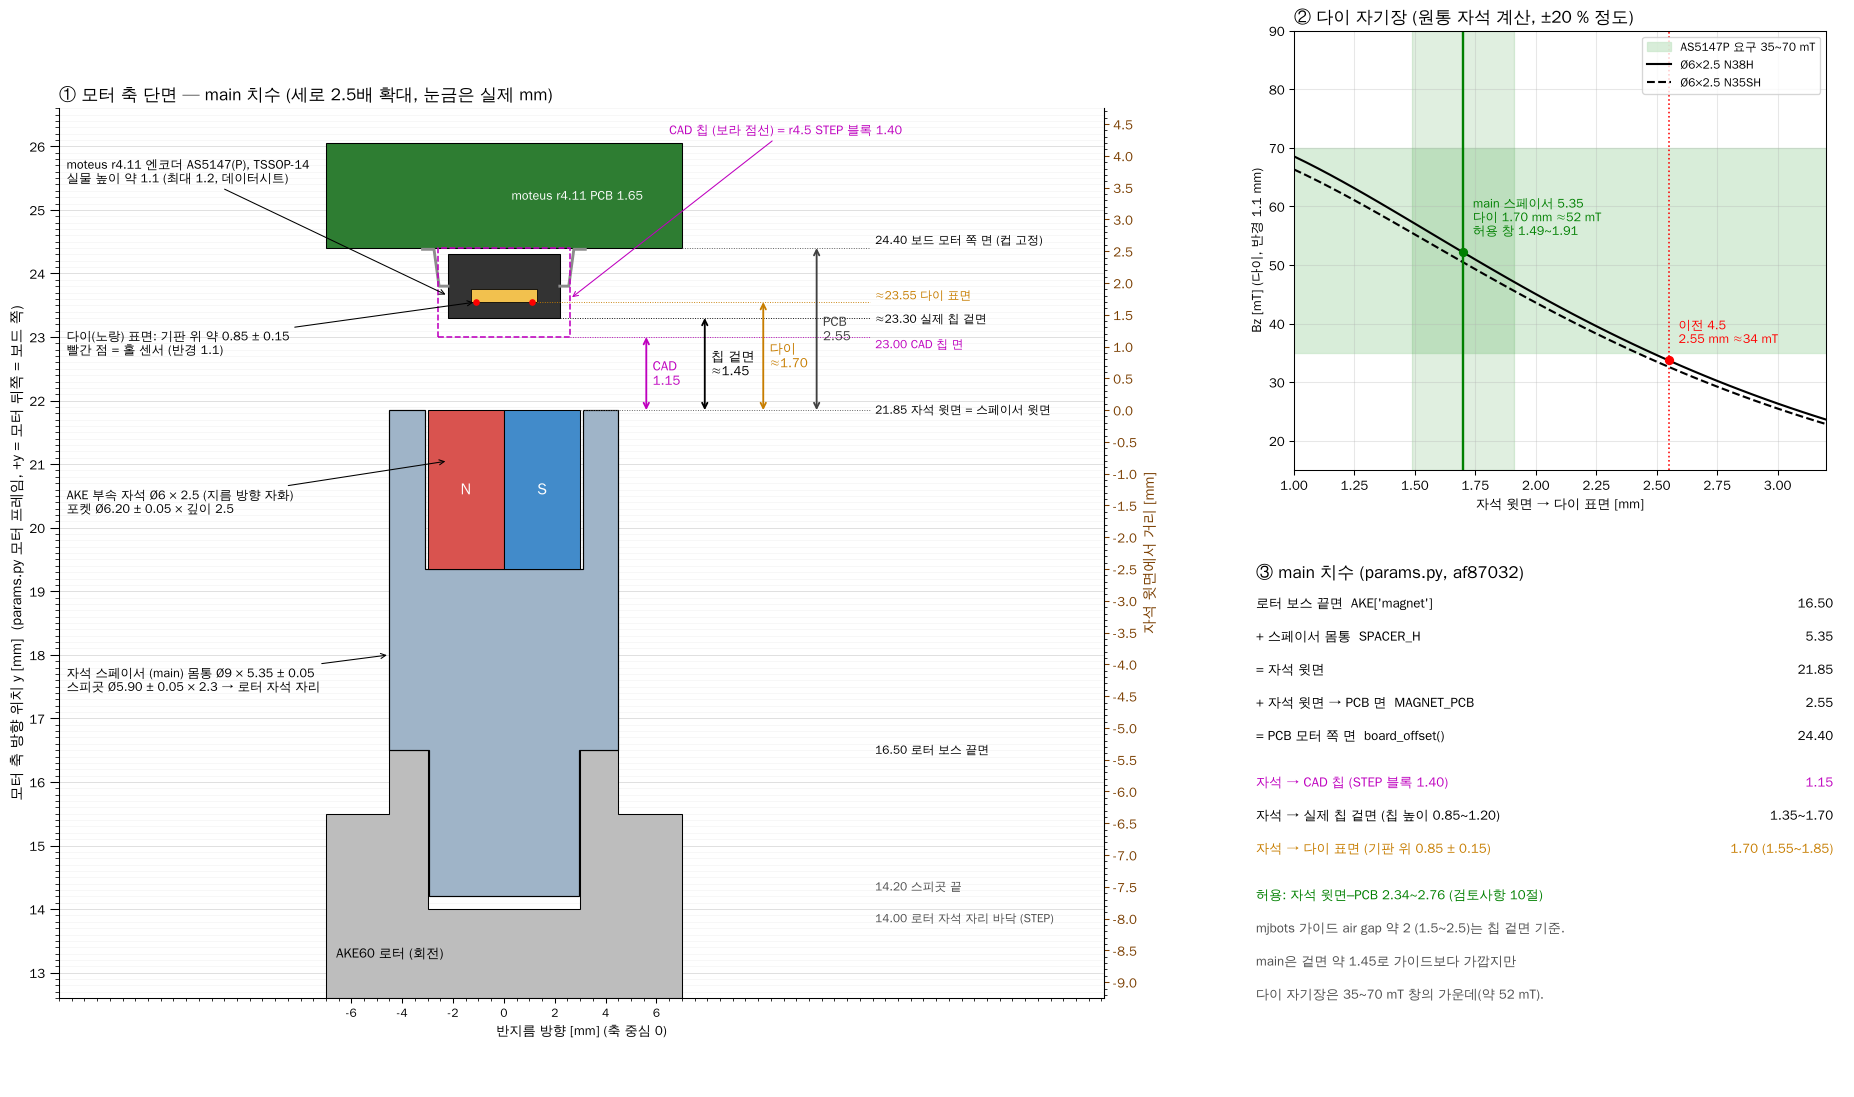

This figure's Python source:
"""Encoder gap figure from the main-branch params (magnet spacer 5.35, MAGNET_PCB 2.55): AKE rotor boss + spacer +
moteus r4.11 AS5147(P) section along the motor axis with mm axes, and Bz vs magnet-to-die distance.
Explanatory figure, not a manufacturing drawing.

    python encoder_gap.py            # -> encoder_gap.png next to this script
"""
import pathlib
import sys
HERE = pathlib.Path(__file__).resolve().parent
sys.path.insert(0, str(HERE.parents[1] / 'fusion'))
import params as P
import numpy as np
import matplotlib; matplotlib.use('Agg')
import matplotlib.pyplot as plt
from matplotlib import font_manager
from matplotlib.patches import Rectangle, Polygon
from matplotlib.ticker import MultipleLocator
F = '/usr/share/fonts/truetype/wqy/wqy-zenhei.ttc'
font_manager.fontManager.addfont(F)
plt.rcParams['axes.unicode_minus'] = False
plt.rcParams['font.family'] = font_manager.FontProperties(fname=F).get_name()

BOSS = P.AKE['magnet']                       # 16.5 rotor Ø9 boss face
SP = P.SPACER_H                              # 5.35
(SD, SL), (PD, PDEP) = P.SPACER_SPIGOT, P.SPACER_POCKET
MAG_TOP = BOSS + SP                          # 21.85 magnet top = pocket rim
B = P.board_offset()                         # 24.4 PCB motor-side face (cup standoffs)
CAD_TOP = B - P.MOTEUS['ic_h']               # 23.0 r4.5 STEP chip block (1.40)
A1, A2 = 0.10, 1.00                          # TSSOP-14 standoff 0.05..0.15, body 0.80..1.05
TOP = B - A1 - A2                            # 23.30 real package top (faces the magnet)
DIE_H = 0.85                                 # die surface above the PCB (review notes section 10: 0.85 +-0.15)
DIE = B - DIE_H                              # 23.55
OLD_SP = 4.5
C = dict(rotor='#bdbdbd', al='#9fb4c8', pcb='#2e7d32', ic='#333333', die='#f2c14e', n='#d9534f', s='#428bca')
DIE_C = '#c77d00'

fig = plt.figure(figsize=(20, 12.5))
# ------------------------------------------------------------------ 1. section with mm axes
VX = 2.5
ax = fig.add_axes([0.05, 0.05, 0.55, 0.88]); ax.set_aspect(VX)
for side in ('top',):
    ax.spines[side].set_visible(False)
ax.set_xlim(-17.5, 23.6); ax.set_ylim(12.6, 26.6)
ax.yaxis.set_major_locator(MultipleLocator(1.0)); ax.yaxis.set_minor_locator(MultipleLocator(0.1))
ax.set_xticks(range(-6, 7, 2)); ax.xaxis.set_minor_locator(MultipleLocator(0.5))
ax.tick_params(axis='y', which='major', length=7, labelsize=10); ax.tick_params(axis='y', which='minor', length=3)
ax.tick_params(axis='x', labelsize=9)
ax.set_ylabel('모터 축 방향 위치 y [mm]  (params.py 모터 프레임, +y = 모터 뒤쪽 = 보드 쪽)', fontsize=11)
ax.set_xlabel('반지름 방향 [mm] (축 중심 0)', fontsize=10)
ax.grid(axis='y', which='major', color='0.85', lw=0.6, zorder=0)
ax.grid(axis='y', which='minor', color='0.94', lw=0.4, zorder=0)
sec = ax.secondary_yaxis('right', functions=(lambda y: y - MAG_TOP, lambda d: d + MAG_TOP))
sec.yaxis.set_major_locator(MultipleLocator(0.5)); sec.yaxis.set_minor_locator(MultipleLocator(0.1))
sec.set_ylabel('자석 윗면에서 거리 [mm]', fontsize=11, color='#7a3e00')
sec.tick_params(colors='#7a3e00', labelsize=10)

ax.add_patch(Polygon([(-7, 12.6), (7, 12.6), (7, 15.5), (4.5, 15.5), (4.5, BOSS), (3.0, BOSS), (3.0, BOSS - 2.5),
                      (-3.0, BOSS - 2.5), (-3.0, BOSS), (-4.5, BOSS), (-4.5, 15.5), (-7, 15.5)], fc=C['rotor'], ec='k',
                     lw=0.8, zorder=2))
ax.text(-6.6, 13.3, 'AKE60 로터 (회전)', fontsize=10, va='center', zorder=3)
ax.add_patch(Polygon([(-SD / 2, BOSS - SL), (SD / 2, BOSS - SL), (SD / 2, BOSS), (4.5, BOSS), (4.5, MAG_TOP), (PD / 2, MAG_TOP),
                      (PD / 2, MAG_TOP - PDEP), (-PD / 2, MAG_TOP - PDEP), (-PD / 2, MAG_TOP), (-4.5, MAG_TOP), (-4.5, BOSS),
                      (-SD / 2, BOSS)], fc=C['al'], ec='k', lw=0.9, zorder=2))
ax.add_patch(Rectangle((-3.0, MAG_TOP - 2.5), 3.0, 2.5, fc=C['n'], ec='k', lw=0.8, zorder=3))
ax.add_patch(Rectangle((0.0, MAG_TOP - 2.5), 3.0, 2.5, fc=C['s'], ec='k', lw=0.8, zorder=3))
ax.text(-1.5, MAG_TOP - 1.25, 'N', color='w', ha='center', va='center', fontsize=12, weight='bold', zorder=4)
ax.text(1.5, MAG_TOP - 1.25, 'S', color='w', ha='center', va='center', fontsize=12, weight='bold', zorder=4)
ax.add_patch(Rectangle((-7, B), 14, P.MOTEUS['pcb_t'], fc=C['pcb'], ec='k', lw=0.8, zorder=2))
ax.text(0.3, B + 0.82, 'moteus r4.11 PCB 1.65', color='w', fontsize=9.5, va='center', zorder=3)
ax.add_patch(Rectangle((-2.2, TOP), 4.4, A2, fc=C['ic'], ec='k', lw=0.8, zorder=3))
for sx in (-1, 1):
    ax.plot([sx * 2.2, sx * 2.55, sx * 2.75, sx * 3.2], [B - A1 - 0.5, B - A1 - 0.5, B - 0.02, B - 0.02], color='0.55',
            lw=2.2, zorder=3)
ax.add_patch(Rectangle((-1.3, DIE), 2.6, 0.203, fc=C['die'], ec='k', lw=0.6, zorder=4))
ax.plot([-1.1, 1.1], [DIE, DIE], 'o', color='r', ms=4, zorder=5)
ax.add_patch(Rectangle((-2.6, CAD_TOP), 5.2, B - CAD_TOP, fc='none', ec='m', lw=1.2, ls='--', zorder=4))

kw = dict(fontsize=9.5, va='center', zorder=6, arrowprops=dict(arrowstyle='->', lw=0.8))
ax.annotate('moteus r4.11 엔코더 AS5147(P), TSSOP-14\n실물 높이 약 1.1 (최대 1.2, 데이터시트)', xy=(-2.2, TOP + 0.35),
            xytext=(-17.2, 25.6), **kw)
ax.annotate('다이(노랑) 표면: 기판 위 약 0.85 ± 0.15\n빨간 점 = 홀 센서 (반경 1.1)', xy=(-1.1, DIE), xytext=(-17.2, 22.9), **kw)
ax.annotate('AKE 부속 자석 Ø6 × 2.5 (지름 방향 자화)\n포켓 Ø%.2f ± 0.05 × 깊이 %.1f' % (PD, PDEP), xy=(-2.2, MAG_TOP - 0.8),
            xytext=(-17.2, 20.4), **kw)
ax.annotate('자석 스페이서 (main) 몸통 Ø9 × %.2f ± 0.05\n스피곳 Ø%.2f ± 0.05 × %.1f → 로터 자석 자리' % (SP, SD, SL),
            xy=(-4.5, 18.0), xytext=(-17.2, 17.6), **kw)
ax.annotate('CAD 칩 (보라 점선) = r4.5 STEP 블록 1.40', xy=(2.6, CAD_TOP + 0.6), xytext=(6.5, 26.25), color='m',
            fontsize=9.5, va='center', zorder=6, arrowprops=dict(arrowstyle='->', color='m', lw=0.8))


def vdim(x, y0, y1, text, col):
    ax.annotate('', xy=(x, y1), xytext=(x, y0), zorder=6,
                arrowprops=dict(arrowstyle='<->', color=col, lw=1.4, shrinkA=0, shrinkB=0))
    ax.text(x + 0.25, (y0 + y1) / 2, text, color=col, fontsize=10, va='center', zorder=6)


for y, col, x0 in ((MAG_TOP, '0.35', 3.0), (CAD_TOP, 'm', 2.6), (TOP, 'k', 2.2), (DIE, DIE_C, 1.3), (B, '0.35', 7.0)):
    ax.plot([x0, 14.4], [y, y], color=col, lw=0.7, ls=':', zorder=5)
vdim(5.6, MAG_TOP, CAD_TOP, 'CAD\n%.2f' % (CAD_TOP - MAG_TOP), 'm')
vdim(7.9, MAG_TOP, TOP, '칩 겉면\n≈%.2f' % (TOP - MAG_TOP), 'k')
vdim(10.2, MAG_TOP, DIE, '다이\n≈%.2f' % (DIE - MAG_TOP), DIE_C)
vdim(12.3, MAG_TOP, B, 'PCB\n%.2f' % (B - MAG_TOP), '0.25')
for y, t, col, dy in ((B, '%.2f 보드 모터 쪽 면 (컵 고정)' % B, 'k', 0.12), (DIE, '≈%.2f 다이 표면' % DIE, DIE_C, 0.1),
                      (TOP, '≈%.2f 실제 칩 겉면' % TOP, 'k', -0.02), (CAD_TOP, '%.2f CAD 칩 면' % CAD_TOP, 'm', -0.12),
                      (MAG_TOP, '%.2f 자석 윗면 = 스페이서 윗면' % MAG_TOP, 'k', 0.0),
                      (BOSS, '%.2f 로터 보스 끝면' % BOSS, 'k', 0.0), (BOSS - SL, '%.2f 스피곳 끝' % (BOSS - SL), '0.3', 0.15),
                      (BOSS - 2.5, '%.2f 로터 자석 자리 바닥 (STEP)' % (BOSS - 2.5), '0.3', -0.15)):
    ax.text(14.6, y + dy, t, fontsize=9, va='center', color=col, zorder=6)
ax.set_title('① 모터 축 단면 — main 치수 (세로 2.5배 확대, 눈금은 실제 mm)', fontsize=13, loc='left')

# ------------------------------------------------------------------ 2. Bz vs die distance
MU0 = 4e-7 * np.pi


def bz(R, H, Br, d, r=1.1e-3, n_phi=360, n_z=100):
    M = Br / MU0
    phi = (np.arange(n_phi) + 0.5) * 2 * np.pi / n_phi; zs = (np.arange(n_z) + 0.5) * H / n_z
    Pp, Z = np.meshgrid(phi, zs)
    dx, dy, dz = r - R * np.cos(Pp), -R * np.sin(Pp), -d - Z
    Hz = np.sum(M * np.cos(Pp) * dz / (dx * dx + dy * dy + dz * dz) ** 1.5) * R * (2 * np.pi / n_phi) * (H / n_z) / (4 * np.pi)
    return abs(MU0 * Hz * 1e3)


bx = fig.add_axes([0.70, 0.56, 0.28, 0.37])
ds = np.linspace(1.0, 3.2, 45)
bx.axhspan(35, 70, color='#c8e6c9', alpha=0.7, label='AS5147P 요구 35~70 mT')
for name, Br, ls in (('Ø6×2.5 N38H', 1.23, '-'), ('Ø6×2.5 N35SH', 1.19, '--')):
    bx.plot(ds, [bz(3e-3, 2.5e-3, Br, d * 1e-3) for d in ds], 'k' + ls, lw=1.6, label=name)
now = DIE - MAG_TOP
win = (2.34 - DIE_H, 2.76 - DIE_H)
bx.axvspan(*win, color='g', alpha=0.12)
bx.axvline(now, color='g', lw=1.8)
b = bz(3e-3, 2.5e-3, 1.23, now * 1e-3)
bx.plot(now, b, 'o', color='g')
bx.text(now + 0.04, b + 3, 'main 스페이서 %.2f\n다이 %.2f mm ≈%.0f mT\n허용 창 %.2f~%.2f' % (SP, now, b, win[0], win[1]),
        color='g', fontsize=9.5)
old = DIE - (BOSS + OLD_SP)
bo = bz(3e-3, 2.5e-3, 1.23, old * 1e-3)
bx.axvline(old, color='r', lw=1.2, ls=':')
bx.plot(old, bo, 'o', color='r')
bx.text(old + 0.04, bo + 3, '이전 4.5\n%.2f mm ≈%.0f mT' % (old, bo), color='r', fontsize=9.5)
bx.set_xlabel('자석 윗면 → 다이 표면 [mm]', fontsize=10)
bx.set_ylabel('Bz [mT] (다이, 반경 1.1 mm)', fontsize=10)
bx.set_ylim(15, 90); bx.set_xlim(1.0, 3.2); bx.grid(alpha=0.3); bx.legend(fontsize=9, loc='upper right')
bx.set_title('② 다이 자기장 (원통 자석 계산, ±20 % 정도)', fontsize=13, loc='left')

# ------------------------------------------------------------------ 3. numbers
cx = fig.add_axes([0.68, 0.04, 0.31, 0.45]); cx.axis('off')
rows = [('③ main 치수 (params.py, af87032)', '', 'k', 13),
        ("로터 보스 끝면  AKE['magnet']", '%.2f' % BOSS, 'k', 10),
        ('+ 스페이서 몸통  SPACER_H', '%.2f' % SP, 'k', 10),
        ('= 자석 윗면', '%.2f' % MAG_TOP, 'k', 10),
        ('+ 자석 윗면 → PCB 면  MAGNET_PCB', '%.2f' % P.MAGNET_PCB, 'k', 10),
        ('= PCB 모터 쪽 면  board_offset()', '%.2f' % B, 'k', 10),
        ('', '', 'k', 6),
        ('자석 → CAD 칩 (STEP 블록 1.40)', '%.2f' % (CAD_TOP - MAG_TOP), 'm', 10),
        ('자석 → 실제 칩 겉면 (칩 높이 0.85~1.20)', '%.2f~%.2f' % (P.MAGNET_PCB - 1.20, P.MAGNET_PCB - 0.85), 'k', 10),
        ('자석 → 다이 표면 (기판 위 0.85 ± 0.15)', '%.2f (%.2f~%.2f)' % (now, now - 0.15, now + 0.15), DIE_C, 10),
        ('', '', 'k', 6),
        ('허용: 자석 윗면–PCB 2.34~2.76 (검토사항 10절)', '', 'g', 10),
        ('mjbots 가이드 air gap 약 2 (1.5~2.5)는 칩 겉면 기준.', '', '0.3', 10),
        ('main은 겉면 약 1.45로 가이드보다 가깝지만', '', '0.3', 10),
        ('다이 자기장은 35~70 mT 창의 가운데(약 52 mT).', '', '0.3', 10)]
y = 0.98
for t, v, col, fs in rows:
    cx.text(0.0, y, t, fontsize=fs, color=col, va='top', transform=cx.transAxes)
    if v:
        cx.text(0.98, y, v, fontsize=fs, color=col, va='top', ha='right', transform=cx.transAxes)
    y -= 0.062 if fs > 8 else 0.025
fig.savefig(sys.argv[1] if len(sys.argv) > 1 else HERE / 'encoder_gap.png', dpi=95, bbox_inches='tight')
